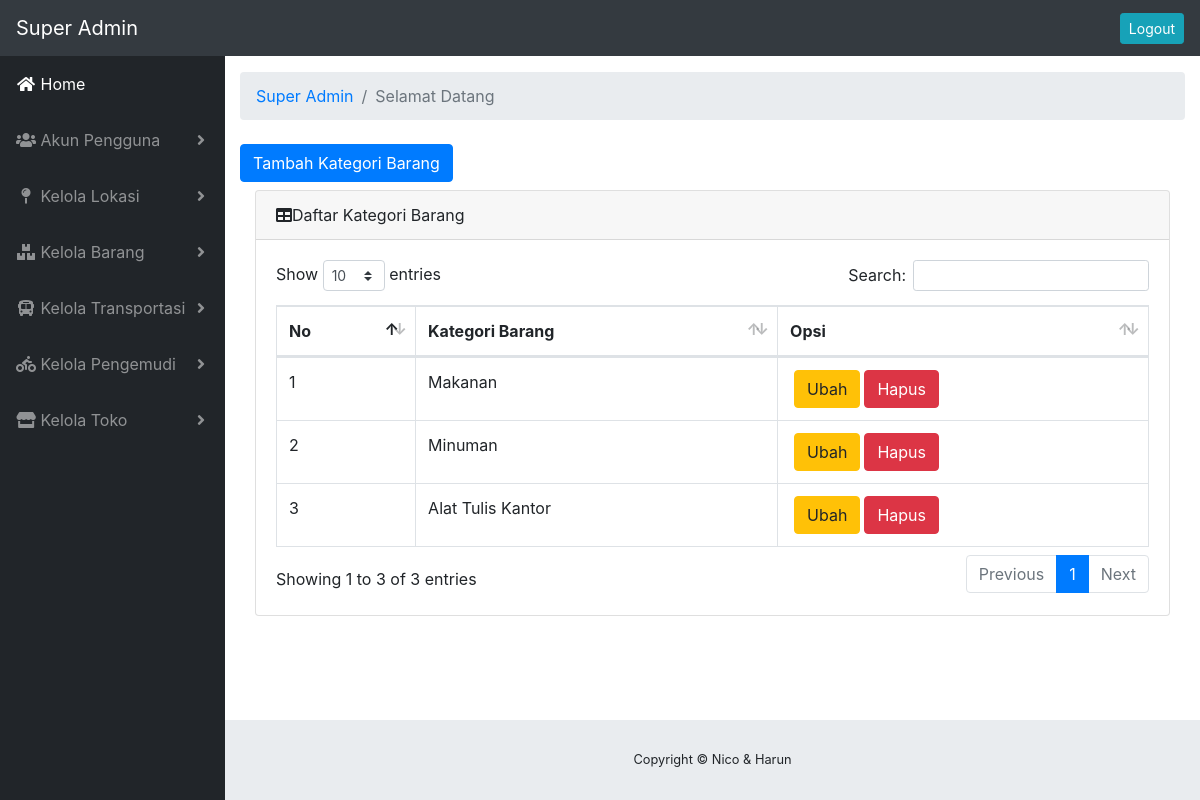
The page /index.php/sa/sa_barang/tampil_kbrg on the database its author committed.
### tables this page shows
CREATE TABLE `kategori_barang` (
  `id_ktgr_brg` varchar(7) NOT NULL,
  `nama_ktgr_brg` varchar(50) NOT NULL
);

### application/controllers/sa/sa_barang.php (called while the page is built, shortened)
<?php
class sa_barang extends CI_Controller
{
    function __construct()
    {
        $this->load->model('kbrg');
        $this->load->model('mbarang');
        $this->load->model('nbarang');
    }
    function tampil_kbrg()
    {
        $d = [
            'name'      => $this->session->userdata('nama'),
            'kbrg'      => $this->kbrg->data_kbrg()
        ];
        $this->load->view('layouts/sa/header', $d);
        $this->load->view('layouts/sa/navigation');
        $this->load->view('superA/barang/kategori/index', $d);
        $this->load->view('layouts/sa/footer');
    }
}

### index.php (called while the page is built, shortened)
<?php
require_once BASEPATH.'core/CodeIgniter.php';

### application/models/kbrg.php (called while the page is built, shortened)
<?php
class kbrg extends CI_Model
{
    public function data_kbrg()
    {
        return $this->db->get('kategori_barang')->result_array();
    }
}

### application/views/superA/barang/kategori/index.php (the view, shortened to what this page needs)
<div class="container-fluid">
    <ol class="breadcrumb">
        <li class="breadcrumb-item">
            <a href="<?= site_url('sa/sa_halaman'); ?>">Super Admin</a>
        </li>
        <li class="breadcrumb-item active">Selamat Datang <?= $name; ?></li>
    </ol>
    <div class="row-mx">
        <div class="col-my-6">
            <a href="<?php echo site_url('sa/sa_barang/tambah_kbrg'); ?>" class="btn btn-primary my-2">Tambah Kategori Barang</a>
        </div>
    </div>
    <div class="container-fluid">
        <div class="card mb-3">
            <div class="card-header"><i class="fas fa-table"></i>Daftar Kategori Barang</div>
            <div class="card-body">
                <div class="table-responsive">
                    <table class="table table-bordered" id="dataTable" width="100%" cellspacing="0">
                        <thead>
                            <tr>
                                <th>No</th>
                                <th>Kategori Barang</th>
                                <th>Opsi</th>
                            </tr>
                        </thead>
                        <tbody>
                            <?php
                            $no = 1;
                            foreach ($kbrg as $kb) {
                                ?>
                                <tr>
                                    <td><?= $no++ ?></td>
                                    <td><?= $kb['nama_ktgr_brg'] ?></td>
                                    <td><a href="<?= site_url('sa/sa_barang/ubah_kbrg/' . $kb['id_ktgr_brg']); ?>" class="btn btn-warning mx-1">Ubah</a><a href="<?= site_url('sa/sa_barang/hapus_kbrg/' . $kb['id_ktgr_brg']); ?>" class="btn btn-danger" onclick="return confirm('Yakin Menghapus Data <?= $kb['nama_ktgr_brg']; ?>')">Hapus</a></td>
                                </tr>
                            <?php } ?>
                        </tbody>
                    </table>
                </div>
            </div>
        </div>
    </div>

### rows shown on the page
kategori_barang: nama_ktgr_brg "Makanan"
kategori_barang: nama_ktgr_brg "Minuman"
kategori_barang: nama_ktgr_brg "Alat Tulis Kantor"
